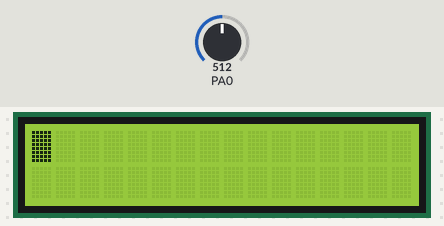
A program run on a simulated ATmega32, built with avr-gcc and emulated at 1.6 MHz. Shown: 16×2 character LCD. Wiring (inferred from the names in the program): character LCD (HD44780): RS PD2; E PD5; data PB0, PB1, PB2, PB3, PB4, PB5, PB6, PB7. The inputs (shaded band) are chosen by the test bench; at power-on: PA0 = 512.

Above: at 1.2 s.
1.3 s: PA0 set to 716
4.3 s: PA0 set to 900
7.3 s: PA0 set to 1023
Timing chart, 0 to 10.3 s (numbered marks = the images above; inputs shaded):
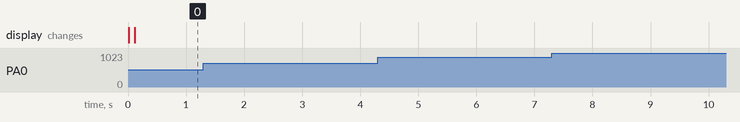

Measured:
- after the input at 1.3 s, every drawn part: stays the same
- after the input at 4.3 s, every drawn part: stays the same
- after the input at 7.3 s, every drawn part: stays the same

The program:

main.c
```c
#include <avr/io.h>
#include <stdlib.h>
#include <avr/interrupt.h>
#include "LCD_display.h"

int main(void)
{
	init();

	//Configure ADC
	//Enable interrupts function in ADC
	//8-bit or 10-bit
	// 1 000 000 / 50 000 = 20  1000 000 / 20 000 = 5

	ADCSRA |= 1<<ADPS2;
	ADMUX |= 1<< ADLAR;
	ADMUX |= 1<<REFS0; //Setting Reference voltage
	ADCSRA |= 1<<ADIE;
	ADCSRA |= 1<<ADEN;

	//Start the first conversion
	//Enable global interrupt
	sei();
	ADCSRA |= 1<<ADSC;

	 /* Replace with your application code */
    while (1)
    {

	}
}


ISR(ADC_vect){

	SendCommand(0x80 + 5);
	float a = ((ADCH-7)/255.0)*5.0;
	SendFloat(a);

	//SendNumber(ADCH);
	//Start next Convertion
	ADCSRA |= 1<<ADSC;

}
//******************
```

LCD_display.h
```c
#include <avr/io.h>
#define F_CPU 1600000UL
#include <util/delay.h>
#include <stdio.h>
#include <stdlib.h>


#define LCD_DATA PORTB
#define LCD_DATA_DIRECTION DDRB
#define LCD_CONTROL PORTD
#define LCD_CONTROL_DIRECTION DDRD
#define LCD_ENABLE 5
#define  LCD_REGISTER_SELECT 2
#define  LCD_READ_WRITE 7
#define  CLEAR_SCREEN 0x01

void CheckBusy();
void Show();
void SendCommand(unsigned char command);
void SendCharacter(unsigned char character);
void SendString(char* string);
void SendNumber(int num);
void SendDouble(double num);

void init()
{
	/* Replace with your application code */
	LCD_CONTROL_DIRECTION |= 1 <<LCD_ENABLE | 1 << LCD_READ_WRITE | 1<< LCD_REGISTER_SELECT;
	_delay_ms(15);

	SendCommand(CLEAR_SCREEN); //Clear Screen 0x01 = 0b00000001
	_delay_ms(50);
	SendCommand(0x38);
	_delay_ms(50);
	SendCommand(0b00001111); //control display and cursor (blinking cursor) -> see datasheet
	_delay_ms(50);

	//char positionStr[4];

}

void CheckBusy(){
	LCD_DATA_DIRECTION = 0;

	LCD_CONTROL |= 1<<LCD_READ_WRITE;
	LCD_CONTROL &= ~1 <<LCD_REGISTER_SELECT;

	while (LCD_DATA >= 0x80) //D7 Port B1 = 1 (0b1xxx0000 -> greater or equal 0x80)
	{
		Show();
	}

	LCD_DATA_DIRECTION = 0xFF;
}

void Show(){
	LCD_CONTROL |= 1<<LCD_ENABLE;
	asm volatile ("nop");
	asm volatile ("nop");
	LCD_CONTROL &= ~1 <<LCD_ENABLE;
}

void SendCommand(unsigned char command){
	CheckBusy();
	LCD_DATA = command;
	LCD_CONTROL &= ~ (1<< LCD_READ_WRITE | 1<<LCD_REGISTER_SELECT);
	Show();
	LCD_DATA = 0;
}

void SendCharacter(unsigned char character){
	CheckBusy(); // LCD ready to display info
	LCD_DATA = character;
	LCD_CONTROL &= ~ (1<< LCD_READ_WRITE);
	LCD_CONTROL |= 1<<LCD_REGISTER_SELECT;
	Show();
	LCD_DATA = 0;
}

void SendString(char *string){
	while(*string >0){
		SendCharacter(*string++);
	}

}

void SendNumber(int num){
	char str[4];
	itoa(num , str ,10);
	SendString(str);
}

void SendFloat(float num){
	char charVal[10];

	//4 is mininum width, 3 is precision; float value is copied onto buff
	dtostrf(num, 4, 3, charVal);
	SendString(charVal);

}


void SendDouble(double num){

}
```
